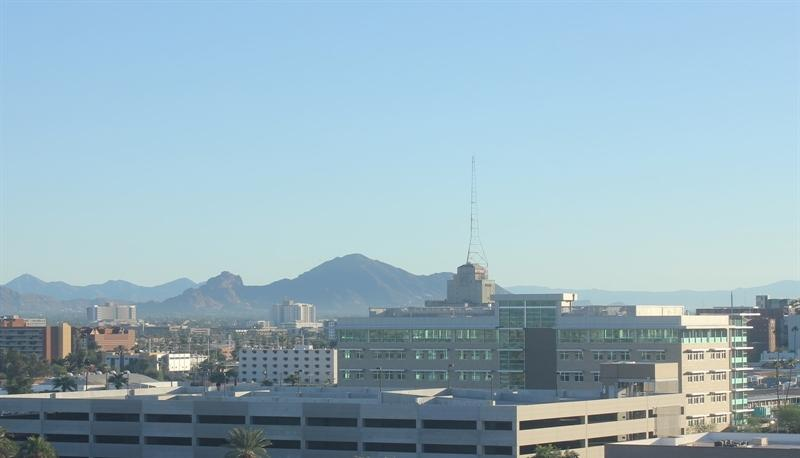
#> input picture day_night_images/training/day/20151101_145049.jpg, 800 x 458 px; its folder holds only this picture in this run
$ jupyter execute --allow-errors Day_Night_image_classifier.ipynb   (shell and % lines are left out)
#> lines starting #> are read from the running program, lines starting #| are printed output that depends on the picture
### helpers.py
# Helper functions

import os
import glob # library for loading images from a directory
import matplotlib.image as mpimg

import cv2


# This function loads in images and their labels and places them in a list
# The list contains all images and their associated labels
# For example, after data is loaded, im_list[0][:] will be the first image-label pair in the list
def load_dataset(image_dir):

    # Populate this empty image list
#> called with image_dir = 'day_night_images/training/'
    im_list = []
    image_types = ["day", "night"]

    # Iterate through each color folder
    for im_type in image_types:

        # Iterate through each image file in each image_type folder
        # glob reads in any image with the extension "image_dir/im_type/*"
        for file in glob.glob(os.path.join(image_dir, im_type, "*")):

            # Read in the image
            im = mpimg.imread(file)
#> im is the input picture: shape (458, 800, 3); mean R, G, B 150.7, 178, 191

            # Check if the image exists/if it's been correctly read-in
            if not im is None:
                # Append the image, and it's type (red, green, yellow) to the image list
                im_list.append((im, im_type))

    return im_list


## Standardize the input images
# Resize each image to the desired input size: 600x1100px (hxw).

## Standardize the output
# With each loaded image, we also specify the expected output.
# For this, we use binary numerical values 0/1 = night/day.


# This function should take in an RGB image and return a new, standardized version
# 600 height x 1100 width image size (px x px)
def standardize_input(image):

    # Resize image and pre-process so that all "standard" images are the same size
    standard_im = cv2.resize(image, (1100, 600))

    return standard_im


# Examples:
# encode("day") should return: 1
# encode("night") should return: 0
def encode(label):

    numerical_val = 0
    if(label == 'day'):
        numerical_val = 1
    # else it is night and can stay 0

    return numerical_val

# using both functions above, standardize the input images and output labels
def standardize(image_list):

    # Empty image data array
    standard_list = []

    # Iterate through all the image-label pairs
    for item in image_list:
        image = item[0]
        label = item[1]

        # Standardize the image
        standardized_im = standardize_input(image)

        # Create a numerical label
        binary_label = encode(label)

        # Append the image, and it's one hot encoded label to the full, processed list of image data
        standard_list.append((standardized_im, binary_label))

    return standard_list

### Day_Night_image_classifier.ipynb
# Day and night image classifier

[cell 1]
# import resources and libraries
import cv2 # computer vision library
import helpers

import numpy as np
import matplotlib.pyplot as plt
import matplotlib.image as mpimg

[cell 2]
## Training and Testing data
# Image data directories
image_dir_training = "day_night_images/training/"
image_dir_test = "day_night_images/test/"

## Load the dataset

[cell 3]
# using the load_dataset function in helper.py
# load training data
IMAGE_LIST=helpers.load_dataset(image_dir_training)
#> IMAGE_LIST = 2 items

## Construct a standardized_List of input images and output label

[cell 4]
# this function takes a list of image-label pair and output a standardized list of resized images and numerical labels
# standardized all training images
STANDARDIZED_LIST=helpers.standardize(IMAGE_LIST)
#> the loop in standardize, `for item in image_list:` made 2 passes
#> (label, numerical_val in encode, binary_label) on passes 1 to 2: ('day', 1, 1), ('night', 0, 0)
#> pass 1, in standardize_input, `standard_im = cv2.resize(image, (1100, 600))`:
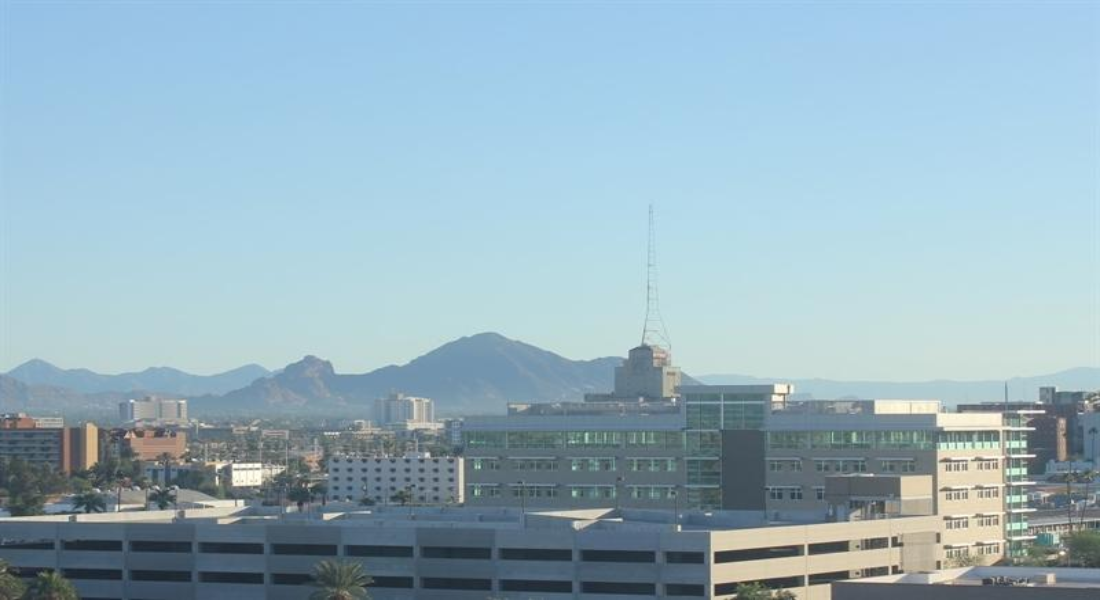
#> standard_im: shape (600, 1100, 3); mean R, G, B 150.6, 178, 190.9
#> pass 2, in standardize_input (call 2), `standard_im = cv2.resize(image, (1100, 600))`:
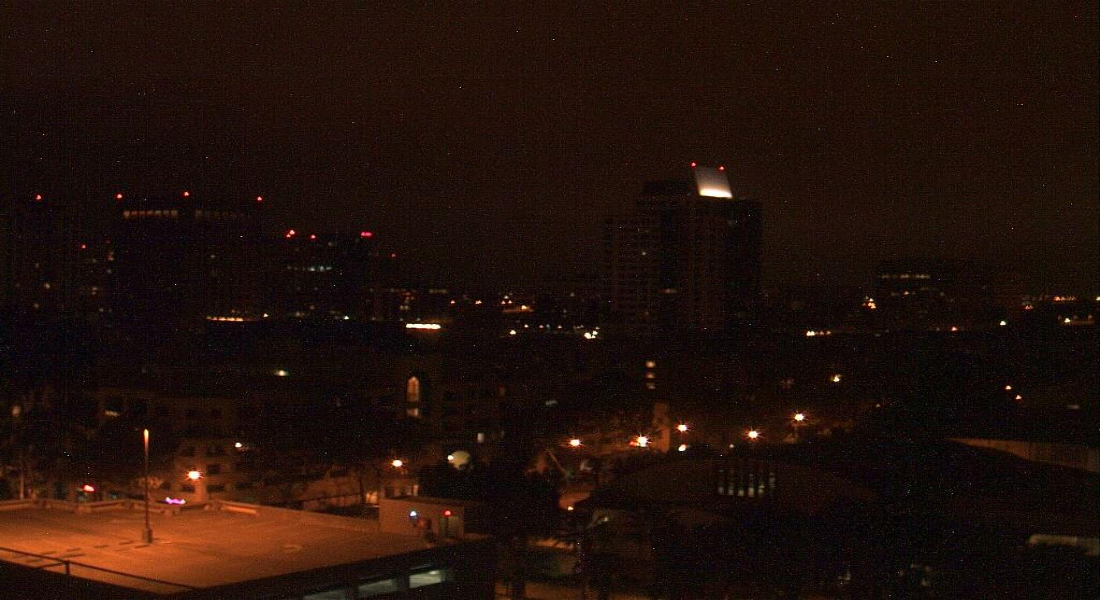
#> standard_im: shape (600, 1100, 3); mean R, G, B 33.7, 16.6, 10.3
#> STANDARDIZED_LIST = 2 items

## Visualize the standardize data

[cell 5]
# Display a standardize jimage and its label
# select an image by index
image_num=0
selected_image=STANDARDIZED_LIST[image_num][0]
selected_label=STANDARDIZED_LIST[image_num][1]
#> selected_label = 1

#DISPLAY IMAGE AND DATA ABOUT IT
plt.imshow(selected_image)
print('shape:'+str(selected_image.shape))
#| shape:(600, 1100, 3)
print('Label [1=day,0=Night]: '+str(selected_label))
#| Label [1=day,0=Night]: 1

## Feature extraction
<p>Create a feature that represents the brightness in an image. We'll be extracting the average brightness using HSV colorspace. Specifically, we'll use the V channel (a measure of brightness), add up the pixel values in the V channel, then divide that sum by the area of the image to get the average Value of the image.</p>

### Find the average brightness using the V channel
<p>This function takes in a standardized RGB image and returns a feature (a single value) that represent the average level of brightness in the image. We'll use this value to classify the image as day or night.</p>

[cell 6]
# Find the average value or brightness of a picture

def avg_brightness(rgb_image):
    # Convert Image to HSV
    hsv=cv2.cvtColor(rgb_image,cv2.COLOR_RGB2HSV)

    # Add up all the pixal values in the V channel

    sum_brightness=np.sum(hsv[:,:,2])
    area=600*1100.0 # pixals

    # find the average
    avg=sum_brightness/area
    return avg

[cell 7]
# Testing average brightness level
# Look at a number of different day and night images and think about
# What average brightness value seperates the two types of images

# As a example a "night " image is loaded in and its avg brightness is displayed
image_num=120
#> (the rest of this cell did not finish here and is left out)

[cell 8]
# Find out the threshold value

arr=[]
#> (the rest of this cell did not finish here and is left out)

## Classification and Visualization Error

<p>In this section, we'll turn our average brightness feature into a classifier that takes in a standardized image and returns a predicted_label for that image. This estimate_label function should return a value: 0 or 1 (night or day, respectively).</p>

## Build a complete classifier

[cell 9]
threshold=103

# this function should take RGB image input
def estimate_label(rgb_image):
    # Extract average brightness feature from an RGB image
    avg=avg_brightness(rgb_image)
    # Use the avg brightness feature to predict a label(0,1)
    predicted_label=0
    if(avg>threshold):
        # if average brightness is above the threshold value ,'We classify it as day'
        predicted_label=1
        # else Night
    return predicted_label

## Testing the classifier
<p>Here is where we test your classification algorithm using our test set of data that we set aside at the beginning of the notebook!

Since we are using a pretty simple brightess feature, we may not expect this classifier to be 100% accurate. We'll aim for around 75-85% accuracy usin this one feature.</p>

### Test dataset

[cell 10]
import random

# Load test data
TEST_IMAGE_LIST=helpers.load_dataset(image_dir_test)
#> TEST_IMAGE_LIST = 2 items

# Standardize the test data
STANDARDIZED_TEST_LIST=helpers.standardize(TEST_IMAGE_LIST)
#> the loop in standardize (call 2), `for item in image_list:` made 2 passes
#> STANDARDIZED_TEST_LIST = 2 items
# shuffle the standardized test data
random.shuffle(STANDARDIZED_TEST_LIST)

## Determine the accuracy

<p>Compare the output of your classification algorithm (a.k.a. your "model") with the true labels and determine the accuracy.

This code stores all the misclassified images, their predicted labels, and their true labels, in a list called misclassified.</p>

[cell 11]
# construct a list of misclassified image given
# a list of test images and their labels
def get_misclassified_images(test_images):
    # Track misclassified images by placing them into a list
    misclacified_images_labels=[]

    # iterate through all the test images
    # classify each images and compare to the true label

    for image in test_images:
        # get true data
        im=image[0]
        true_label=image[1]

        # get predicted label from your classifier
        predicted_label=estimate_label(im)
        # Compare true and predicted labels
        if (predicted_label!=true_label):
            misclacified_images_labels.append((im,predicted_label,true_label))
#> this loop made 2 passes
#> (true_label, predicted_label) on passes 1 to 2: (1, 1), (0, 0)
#> after the loop, misclacified_images_labels = []

    # return the list of misclassified images
    return misclacified_images_labels

[cell 12]
# find all misclassified images in a given test set
MISCLASSIFIED=get_misclassified_images(STANDARDIZED_TEST_LIST)
#> MISCLASSIFIED = []
# accuracy calculation
total=len(STANDARDIZED_TEST_LIST)
#> total = 2
num_correct=total-len(MISCLASSIFIED)
#> num_correct = 2
accuracy=num_correct/total*100
#> accuracy = 100
print('Accuracy: '+str(accuracy)+'%')
#| Accuracy: 100.0%
print('Nuber of misclassified images ='+str(len(MISCLASSIFIED))+' out of '+str(total))
#| Nuber of misclassified images =0 out of 2

## Visualization of misclassified images after threshold optimization

<p>Visualize some of the images you classified wrong (in the MISCLASSIFIED list) and note any qualities that make them difficult to classify. This will help you identify any weaknesses in your classification algorithm.</p>

[cell 13]
num=0
#> (the rest of this cell did not finish here and is left out)

# Improving the algorithm

## Analysing the HSV

<p>When visualizing the HSV channels you can detect very fast that all misqualified night images have a very low hue value which is caused by the artificial yellow lights. The value lays about in the region of < 30.

Day images on the other hand which are a far more common mix of all sorts of colors basically land at an average value in general far above 50.</p>

[cell 14]
def display_artificial_lights(rgb_image):
    hsv=cv2.cvtColor(rgb_image,cv2.COLOR_RGB2HSV)

    cols=2
    rows=2

    h=hsv[:,:,0]
    s=hsv[:,:,1]
    v=hsv[:,:,2]

    fig=plt.figure(figsize=(20,10))

    ax=fig.add_subplot(rows,cols,1)
    ax.set_title('Original')
    ax.imshow(rgb_image)

    ax=fig.add_subplot(rows,cols,2)
    ax.set_title('H {}'.format(np.mean(h)))
    ax.imshow(h,cmap='gray',vmin=0,vmax=255)

    ax = fig.add_subplot(rows, cols, 3)
    ax.set_title("S")
    ax.imshow(s,cmap='gray', vmin=0, vmax=255)

    ax = fig.add_subplot(rows, cols, 4)
    ax.set_title("V")
    ax.imshow(v,cmap='gray', vmin=0, vmax=255)

    plt.show()

#> (the rest of this cell did not finish here and is left out)

## 98% Accuracy

<p>The following approach only looks at the upper part of the image and additionally takes the experience about hue values from above into account, so images with artificial bright lights will be flagged as night images.</p>

[cell 15]
def estimate_label_even_more_improved(rgb_image):


    # Extract average brightness feature from an RGB image
    avg = avg_brightness(rgb_image)

    hsv = cv2.cvtColor(rgb_image[:rgb_image.shape[0//4],:,:], cv2.COLOR_RGB2HSV)

    h = hsv[:,:,0]

    avg_h = np.mean(h)

    # Use the avg brightness feature to predict a label (0, 1)
    predicted_label = 0

    if(avg > threshold and avg_h>23):
        # if the average brightness is above the threshold value, we classify it as "day"
        predicted_label = 1

#     if(avg_h<40 and avg <= threshold_with_hue):
#         predicted_label = 0

        # else, the pred-cted_label can stay 0 (it is predicted to be "night")

    return predicted_label


# Constructs a list of misclassified images given a list of test images and their labels
def get_misclassified_images_even_more_improved(test_images):
    # Track misclassified images by placing them into a list
    misclassified_images_labels = []

    # Iterate through all the test images
    # Classify each image and compare to the true label
    for image in test_images:

        # Get true data
        im = image[0]
        true_label = image[1]

        # Get predicted label from your classifier
        predicted_label = estimate_label_even_more_improved(im)

        # Compare true and predicted labels
        if(predicted_label != true_label):
            # If these labels are not equal, the image has been misclassified
            misclassified_images_labels.append((im, predicted_label, true_label))
#> this loop made 2 passes
#> (true_label, avg_h in estimate_label_even_more_improved, predicted_label) on passes 1 to 2: (1, 93.69, 1), (0, 25, 0)
#> pass 1, in estimate_label_even_more_improved, `h = hsv[:,:,0]`:
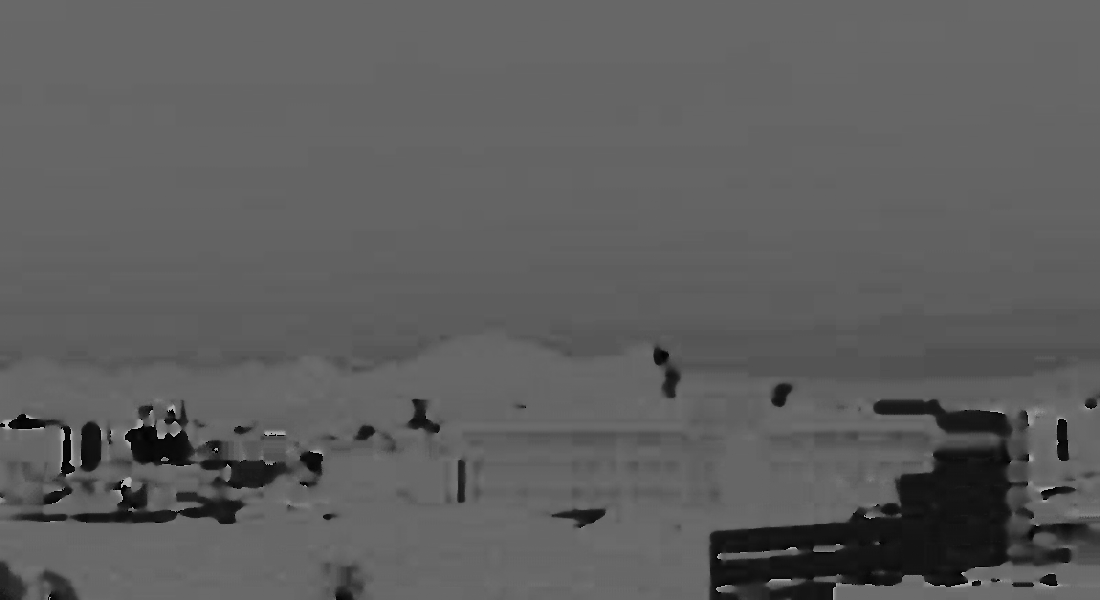
#> h: shape (600, 1100); min 0, max 179, mean 93.7
#> pass 2, in estimate_label_even_more_improved (call 2), `h = hsv[:,:,0]`:
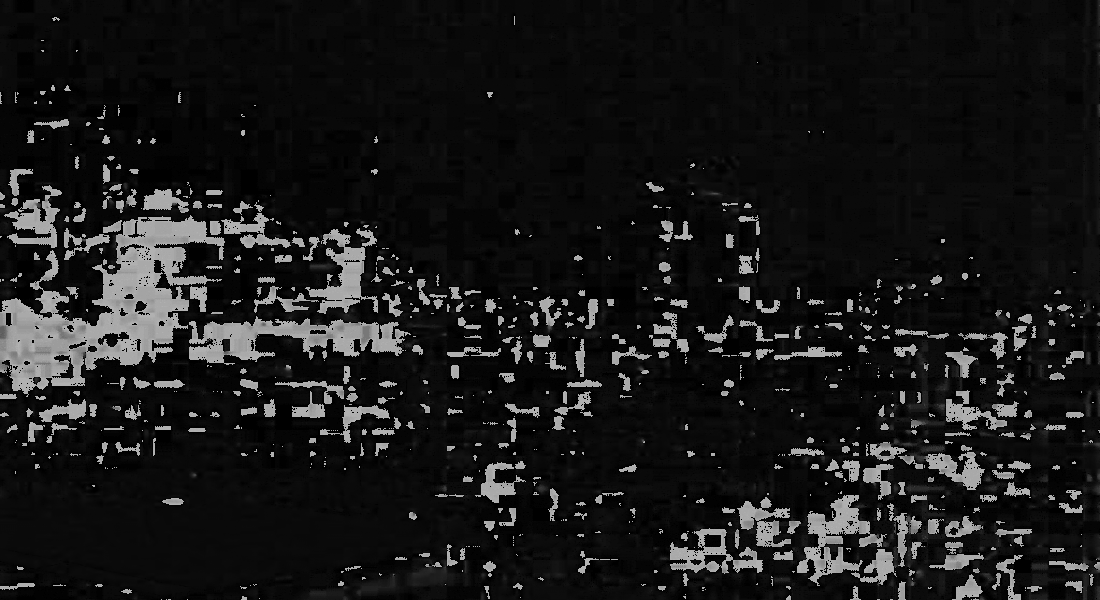
#> h: shape (600, 1100); min 0, max 179, mean 25
#> after the loop, misclassified_images_labels = []

    # Return the list of misclassified [image, predicted_label, true_label] values
    return misclassified_images_labels
# Find all misclassified images in a given test set
MISCLASSIFIED = get_misclassified_images_even_more_improved(STANDARDIZED_TEST_LIST)

# Accuracy calculations
total = len(STANDARDIZED_TEST_LIST)
num_correct = total - len(MISCLASSIFIED)
accuracy = num_correct/total
#> accuracy = 1

print('Accuracy: {:0.0f}% '.format(accuracy*100))
#| Accuracy: 100%
print("Number of misclassified images = " + str(len(MISCLASSIFIED)) +' out of '+ str(total))
#| Number of misclassified images = 0 out of 2
